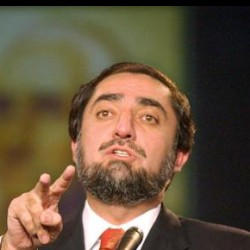
#> input picture power_recruiter/neural_network/lfw/Abdullah/Abdullah_0002.jpg, 250 x 250 px
$ python -i neural_network.py   (imports and definitions only)   (older library calls are emulated)
#> lines starting #> are read from the running program, lines starting #| are printed output that depends on the picture
"""
Power Recruiter - a browser-based FSM-centered database application profiled for IT recruiters
Copyright (C) 2015 Krzysztof Fudali, Andrzej Jackowski, Cezary Kosko, Filip Ochnik

This program is free software: you can redistribute it and/or modify
it under the terms of the GNU General Public License as published by
the Free Software Foundation, either version 3 of the License, or
(at your option) any later version.

This program is distributed in the hope that it will be useful,
but WITHOUT ANY WARRANTY; without even the implied warranty of
MERCHANTABILITY or FITNESS FOR A PARTICULAR PURPOSE.  See the
GNU General Public License for more details.

You should have received a copy of the GNU General Public License
along with this program.  If not, see <http://www.gnu.org/licenses/>.
"""

"""Neural network module.

If `SAVE_FILE_NAME` does not exists, running the script will generate it.
"""

import os
import logging
import gc
from pybrain import LinearLayer, FullConnection
from pybrain import TanhLayer, SigmoidLayer, SoftmaxLayer
# Uncomment for fast version
#from arac.pybrainbridge import _FeedForwardNetwork as FeedForwardNetwork
from pybrain.structure.networks.feedforward import FeedForwardNetwork
from pybrain.tools.xml.networkwriter import NetworkWriter

from pybrain.datasets import SupervisedDataSet
from pybrain.supervised.trainers import BackpropTrainer
from PIL import Image, ImageChops
import numpy
import cv2
import pickle
import urllib
import cStringIO

# [1 line not run here, left out]
logger = logging.getLogger(__name__)
# [1 line not run here, left out]

__location__ = os.path.realpath(
    os.path.join(os.getcwd(), os.path.dirname(__file__)))

IMG_WIDTH = 26
IMG_HEIGHT = 26
LFW_IMAGE_WIDTH = 250

NUMBER_OF_IMAGES = 2

# Convolutions should be odd numbers
FIRST_CONVOLUTION_FILTER = 3
SECOND_CONVOLUTION_FILTER = 3
MERGE_FILTER = 1
CONVOLUTION_MULTIPLIER = 2

#usefull for huge datasets
MAX_PHOTO_FROM_ONE_DIR = 20

# Number of pairs with same person
NUM_PHOTO_PAIRS_SAME = 25000
LEARNING_RATE = 0.01

# Number of pairs with not same person
NUM_PHOTO_PAIRS_NOT_SAME = NUM_PHOTO_PAIRS_SAME

# Number of pairs of photos
NUM_PHOTO_PAIRS = NUM_PHOTO_PAIRS_SAME + NUM_PHOTO_PAIRS_NOT_SAME

# Number of trainings
NUM_EPOCHS = 45

SAVE_FILE_NAME = os.path.join(__location__, 'network.bin')

PHOTOS_ROOT_DIR = "lfw/"

CV_CASCADE = cv2.CascadeClassifier("power_recruiter/image_comparator/cascade.xml")


def _convert_to_black_and_white(im):
    return im.convert('L')


def _adjust_size(im):
    width, height = im.size
    if width > height:
        new_height = IMG_HEIGHT
        new_width = new_height * width / height
    else:
        new_width = IMG_WIDTH
        new_height = new_width * height / width
    return im.resize((new_width, new_height), Image.ANTIALIAS)


def _crop_center(im, left=None, top=None, box_side=None):
    width, height = im.size
    if not box_side:
        box_side = min(im.size)
    if not left:
        left = (width - box_side) / 2
    if not top:
        top = (height - box_side) / 2

    crop_box = (left, top, left + box_side, top + box_side)
    return im.crop(crop_box)


def _prepare_image(path):
    if "http" in path:
        img = cStringIO.StringIO(urllib.urlopen(path).read())
        img_array = numpy.asarray(bytearray(urllib.urlopen(path).read()), dtype=numpy.uint8)
        image_cv = cv2.imdecode(img_array, 1)
    else:
        img = path
        image_cv = cv2.imread(path)
#> image_cv is the input picture: shape (250, 250, 3); mean B, G, R 62.7, 84, 102.5
    gray = cv2.cvtColor(image_cv, cv2.COLOR_BGR2GRAY)
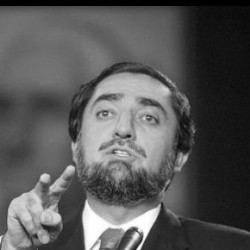
#> gray: shape (250, 250); min 0, max 255, mean 87.1

    faces = CV_CASCADE.detectMultiScale(
        gray,
        scaleFactor=1.5,
        minNeighbors=1,
        minSize=(30, 30),
        flags=cv2.cv.CV_HAAR_SCALE_IMAGE
    )
#> faces = [[65, 62, 122, 122]]

    im = Image.open(img)
    if len(faces) > 0:
        x, y, w, h = faces[0]
#> x = 65; y = 62; w = 122; h = 122
        im = _crop_center(im, x, y, min(w, h))
#> in _crop_center, `crop_box = (left, top, left + box_side, top + box_side)`: crop_box = (65, 62, 187, 184)
#> in _crop_center, `return im.crop(crop_box)`:
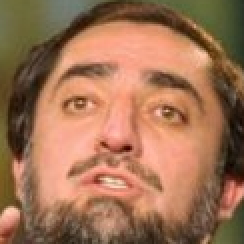
#> returned value: PIL image 122x122 RGB (shown 2 times larger); mean R, G, B 159.5, 113.8, 84.3
    else:
        im = _crop_center(im)

    im = _adjust_size(im)
#> in _adjust_size, `return im.resize((new_width, new_height), Image.ANTIALIAS)`:
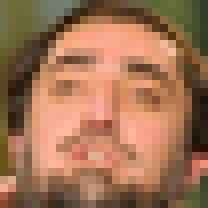
#> returned value: PIL image 26x26 RGB (shown 8 times larger); mean R, G, B 159.6, 113.8, 84.3
    im = _convert_to_black_and_white(im)
#> in _convert_to_black_and_white, `return im.convert('L')`:
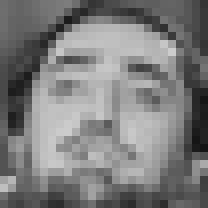
#> returned value: PIL image 26x26 L (shown 8 times larger); min 20, max 204, mean 124.1
    #im.show()
    #time.sleep(0.6)
    return im


# [231 lines left out: functions _save_network_to_file, _load_network_from_file, _add_convolutional_connection, _add_pool_connection, _merge_connection, _build_network and 1 more, not called in this run]


def _add_images_to_dataset(path1, path2, data_set, value):
    input_image, result = get_input_image(path1, path2)
    data_set.addSample(input_image, value)


# [76 lines left out: function _add_photos, not called in this run]


def _create_dataset():
    logger.info("Creating empty dataset...")
    data_set = SupervisedDataSet(IMG_WIDTH * IMG_HEIGHT * 2, 2)
    logger.info("Add photos to dataset...")
    _add_photos(data_set)
    logger.info("Done creating")
    return data_set


def _generate_new_network():
    data_set = _create_dataset()
    net = _build_network()
    _run_training(net, data_set)
    _save_network_to_file(net)
    return net


def _get_network():
    if os.path.isfile(SAVE_FILE_NAME):
        logger.info("Saved file present")
        return _load_network_from_file()
    else:
        logger.info("No saved file present, generating...")
        return _generate_new_network()


# [6 lines left out: function get_input_image, not called in this run]


class Network(object):
    def __init__(self):
        self.network = _get_network()

# [1 line that did not run here, left out]

>>> result = _prepare_image('../../neural_network/lfw/Abdullah/Abdullah_0002.jpg')

$ run again, on power_recruiter/neural_network/lfw/Adrien_Brody/Adrien_Brody_0005.jpg
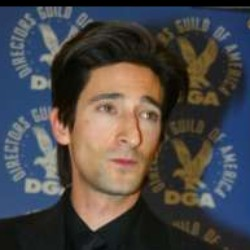
#> input picture power_recruiter/neural_network/lfw/Adrien_Brody/Adrien_Brody_0005.jpg, 250 x 250 px
#> in _prepare_image, image_cv is the input picture: shape (250, 250, 3); mean B, G, R 72.3, 72, 75.1
#> in _prepare_image, `gray = cv2.cvtColor(image_cv, cv2.COLOR_BGR2GRAY)`:
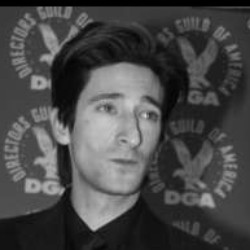
#> gray: shape (250, 250); min 0, max 217, mean 73
#> faces = [[26, 101, 54, 54], [65, 64, 122, 122]]
#> x = 26; y = 101; w = 54
#> crop_box = (26, 101, 80, 155)
#> in _convert_to_black_and_white, `return im.convert('L')`:
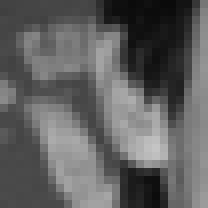
#> returned value: PIL image 26x26 L (shown 8 times larger); min 10, max 196, mean 96

$ run again, on power_recruiter/neural_network/lfw/Ahmed_Chalabi/Ahmed_Chalabi_0001.jpg
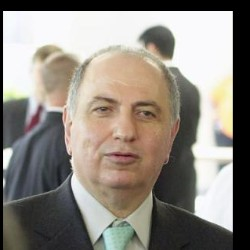
#> input picture power_recruiter/neural_network/lfw/Ahmed_Chalabi/Ahmed_Chalabi_0001.jpg, 250 x 250 px
#> in _prepare_image, image_cv is the input picture: shape (250, 250, 3); mean B, G, R 128.5, 136.6, 142.9
#> in _prepare_image, `gray = cv2.cvtColor(image_cv, cv2.COLOR_BGR2GRAY)`:
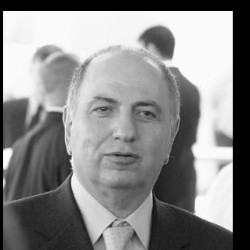
#> gray: shape (250, 250); min 0, max 255, mean 137.6
#> faces = [[63, 63, 122, 122]]
#> x = 63; w = 122
#> crop_box = (63, 63, 185, 185)
#> in _convert_to_black_and_white, `return im.convert('L')`:
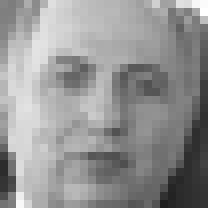
#> returned value: PIL image 26x26 L (shown 8 times larger); min 31, max 255, mean 147.4

$ run again, on power_recruiter/neural_network/lfw/Ahmet_Necdet_Sezer/Ahmet_Necdet_Sezer_0002.jpg
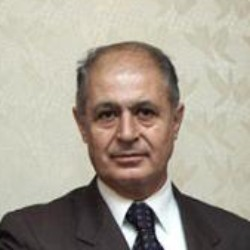
#> input picture power_recruiter/neural_network/lfw/Ahmet_Necdet_Sezer/Ahmet_Necdet_Sezer_0002.jpg, 250 x 250 px
#> in _prepare_image, image_cv is the input picture: shape (250, 250, 3); mean B, G, R 147, 159.8, 167.7
#> in _prepare_image, `gray = cv2.cvtColor(image_cv, cv2.COLOR_BGR2GRAY)`:
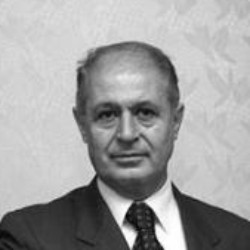
#> gray: shape (250, 250); min 4, max 255, mean 160.7
#> faces = [[64, 64, 122, 122]]
#> x = 64; w = 122
#> crop_box = (64, 64, 186, 186)
#> in _convert_to_black_and_white, `return im.convert('L')`:
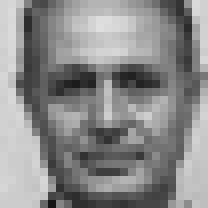
#> returned value: PIL image 26x26 L (shown 8 times larger); min 22, max 222, mean 138.3
